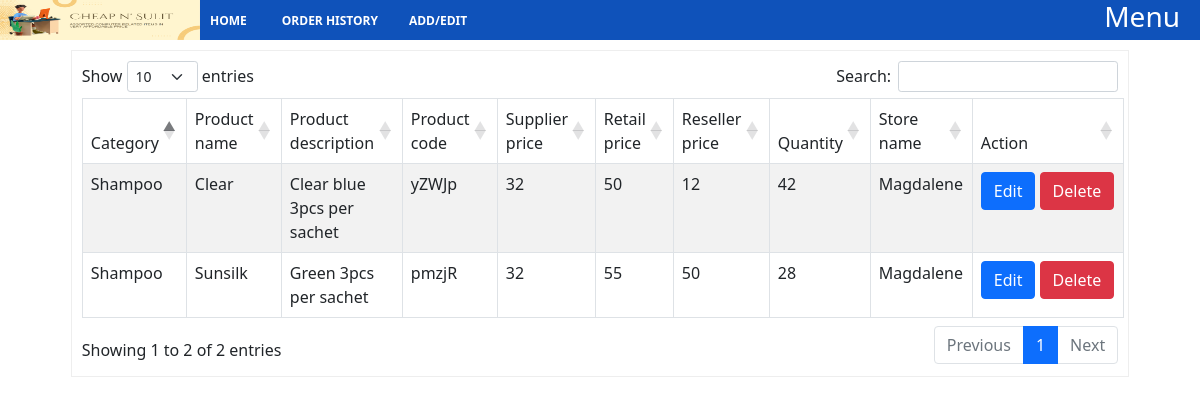
Page /editProducts.php on the earlier database version.
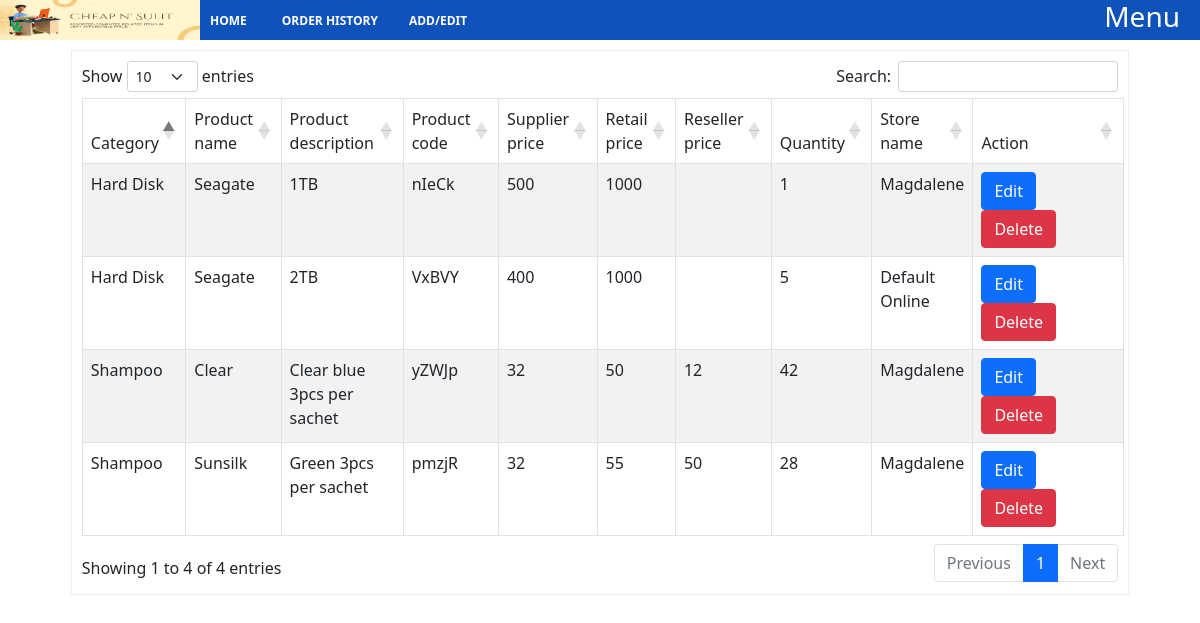
Same page on the later database version.
### tables this page shows
CREATE TABLE `products_name` (
  `id` int(20) NOT NULL,
  `category` varchar(150) NOT NULL,
  `product_name` varchar(150) NOT NULL,
  `product_description` varchar(150) NOT NULL,
  `product_code` varchar(150) NOT NULL
);

CREATE TABLE `products_price` (
  `id` varchar(20) NOT NULL,
  `price` varchar(20) NOT NULL,
  `reseller_price` varchar(50) NOT NULL,
  `quantity` varchar(20) NOT NULL,
  `supplier_price` varchar(50) NOT NULL,
  `store_code` varchar(20) NOT NULL,
  `added_at` datetime NOT NULL DEFAULT current_timestamp()
);

CREATE TABLE `supplier` (
  `store_code` varchar(50) NOT NULL,
  `supplier_name` varchar(150) NOT NULL,
  `supplier_address` text NOT NULL,
  `contact_no` varchar(50) NOT NULL,
  `secondary_no` varchar(50) NOT NULL,
  `contact_person` varchar(150) NOT NULL,
  `products` text NOT NULL,
  `added_at` datetime NOT NULL DEFAULT current_timestamp()
);

### includes/autoLoadClassesMain.inc.php (called while the page is built, shortened)
<?php
function autoLoadClasses($classname)
{
    $path = './classes/';
    $extension = '.class.php';
    $filename = $path . strtolower($classname) . $extension;
}

### classes/dbh.class.php (called while the page is built)
<?php
class Dbh
{
    private $host = "localhost";
    private $username = "root";
    private $password = "123456";
    private $dbname = "inventory_system";
    protected function  connect()
    {
        $dsn = 'mysql:host=' . $this->host . ';dbname=' . $this->dbname;
        $pdo = new PDO($dsn, $this->username, $this->password);
        $pdo->setAttribute(PDO::ATTR_DEFAULT_FETCH_MODE, PDO::FETCH_ASSOC);
        return $pdo;
    }
}

### classes/model.class.php (called while the page is built, shortened)
<?php
class Model extends Dbh
{
    protected function displayEditProducts(){
        $sql = "SELECT category,product_name,product_description,product_code,pp.store_code,pp.price,pp.reseller_price,pp.supplier_price,pp.quantity,s.supplier_name
         FROM products_name po
         JOIN products_price pp
            ON po.product_code = pp.id
        JOIN supplier s
            ON pp.store_code = s.store_code";
        $stmt = $this->connect()->prepare($sql);
        $stmt->execute();
        $results = $stmt->fetchAll();
        return $results;
    }
}

### classes/productsView.class.php (called while the page is built, shortened)
<?php
class productsView extends Model
{
    public function getProductsToEdit(){
        return $this->displayEditProducts();
    }
}

### editProducts.php (the view, shortened to what this page needs)
<?php
include_once("./includes/autoLoadClassesMain.inc.php");
$productsView = new ProductsView();
?>
<!DOCTYPE html>
<html lang="en">
<head>
    <link rel="stylesheet" type="text/css" href="https://cdnjs.cloudflare.com/ajax/libs/twitter-bootstrap/5.1.3/css/bootstrap.min.css" />
    <link rel="stylesheet" type="text/css" href="https://cdn.datatables.net/1.12.1/css/dataTables.bootstrap5.min.css" />
    <link rel="stylesheet" href="./css/header.css" class="rel">
    <link rel="stylesheet" href="./css/editProducts.css" class="rel">
</head>
<body>
    <?php include_once("./header.php") ?>
<div class="container">
    <div class="container-table">
        <table class="table active table-bordered table-striped table-hover" id="data-table">
            <thead>
                <tr>
                    <td>Category</td>
                    <td>Product name</td>
                    <td>Product description</td>
                    <td>Product code</td>
                    <td>Supplier price</td>
                    <td>Retail price</td>
                    <td>Reseller price</td>
                    <td>Quantity</td>
                    <td>Store name</td>
                    <td>Action</td>
                </tr>
            </thead>
            <tbody>
                <?php foreach($productsView->getProductsToEdit() as $value) :?>
                    <tr>
                        <td><?php echo $value['category']; ?></td>
                        <td><?php echo $value['product_name']; ?></td>
                        <td><?php echo $value['product_description']; ?></td>
                        <td><?php echo $value['product_code']; ?></td>
                        <td><?php echo $value['supplier_price']; ?></td>
                        <td><?php echo $value['price']; ?></td>
                        <td><?php echo $value['reseller_price']; ?></td>
                        <td><?php echo $value['quantity']; ?></td>
                        <td><?php echo $value['supplier_name']; ?></td>
                        <td>
                            <div>
                                <button type="button" class="btn btn-primary" data-bs-toggle="modal" data-bs-target="#exampleModal">Edit</button>
                                <button class="btn btn-danger" id="delete">Delete</button>
                            </div>
                        </td>
                    </tr>
                <?php endforeach;?>
            </tbody>
        </table>
    </div>
</div>
</body>
</html>

### header.php (shortened to what this page needs)
<div class="header-content" id="header-content">
            <div class="header-left">
                <div class="store-name">
                    <img src="./images/Store_name.png" alt="Cheap n' Sulit" height="40px" width="200px">
                </div>
                <div class="header-navigation">
                    <ul>
                        <li><a href="./homePage.php">HOME</a></li>
                        <li><a href="./orderHistory.php">ORDER HISTORY</a></li>
                        <li class="add-edit"><span> ADD/EDIT </span>
                        </li>
                    </ul>
                </div>
            </div>
            <div class="header-right">
                <h3>Menu</h3>
            </div>
        </div>

### css/header.css (style rules this page uses)
.header-content { position: relative; display: flex; justify-content: space-between; background-color: #0F52BA; color: #fff; height: 40px; min-width: 100%; z-index: 5; }
.header-left { display: flex; }
.store-name { width: 200px; text-align: center; }
.header-navigation { display: flex; justify-content: center; align-items: center; font-size: 12px; font-weight: bold; }
.header-navigation ul { display: flex; padding: 0; list-style: none; text-decoration: none; height: 100%; margin-bottom: 0; line-height: 3.5; }
.header-navigation ul a { text-decoration: none; color: #fff; line-height: 3.5; margin-right: 15px; display: block; height: 100%; padding: 0 10px; }
.header-navigation ul span { display: block; height: 100%; width: 70px; text-align: center; }
.add-edit { overflow: hidden; display: flex; flex-direction: column; height: 40px; }
.header-right { display: flex; flex-direction: column; height: 40px; overflow: hidden; margin-right: 20px; transition: all .5s; }

### css/editProducts.css (style rules this page uses)
* { padding: 0; margin: 0; box-sizing: border-box; }
.container { display: flex; min-width:100%; justify-content: center; margin-top: 10px; }
.container-table { width: 90%; border: 1px solid #eee; padding: 10px; }
.container-table table thead tr *:last-child { min-width: 115px; }

Differences in the rows shown:
added products_name: category "Hard Disk", product_name "Seagate", product_description "1TB", product_code "nIeCk", products_price.supplier_price "500", products_price.price "1000", products_price.quantity "1", supplier.supplier_name "Magdalene"
added products_name: category "Hard Disk", product_name "Seagate", product_description "2TB", product_code "VxBVY", products_price.supplier_price "400", products_price.price "1000", products_price.quantity "5", supplier.supplier_name "Default Online"
Other differences:
text written by a page script: "Show entries Search: Showing 1 to 2 of 2 entries Previous 1 Next" → "Show entries Search: Showing 1 to 4 of 4 entries Previous 1 Next"
